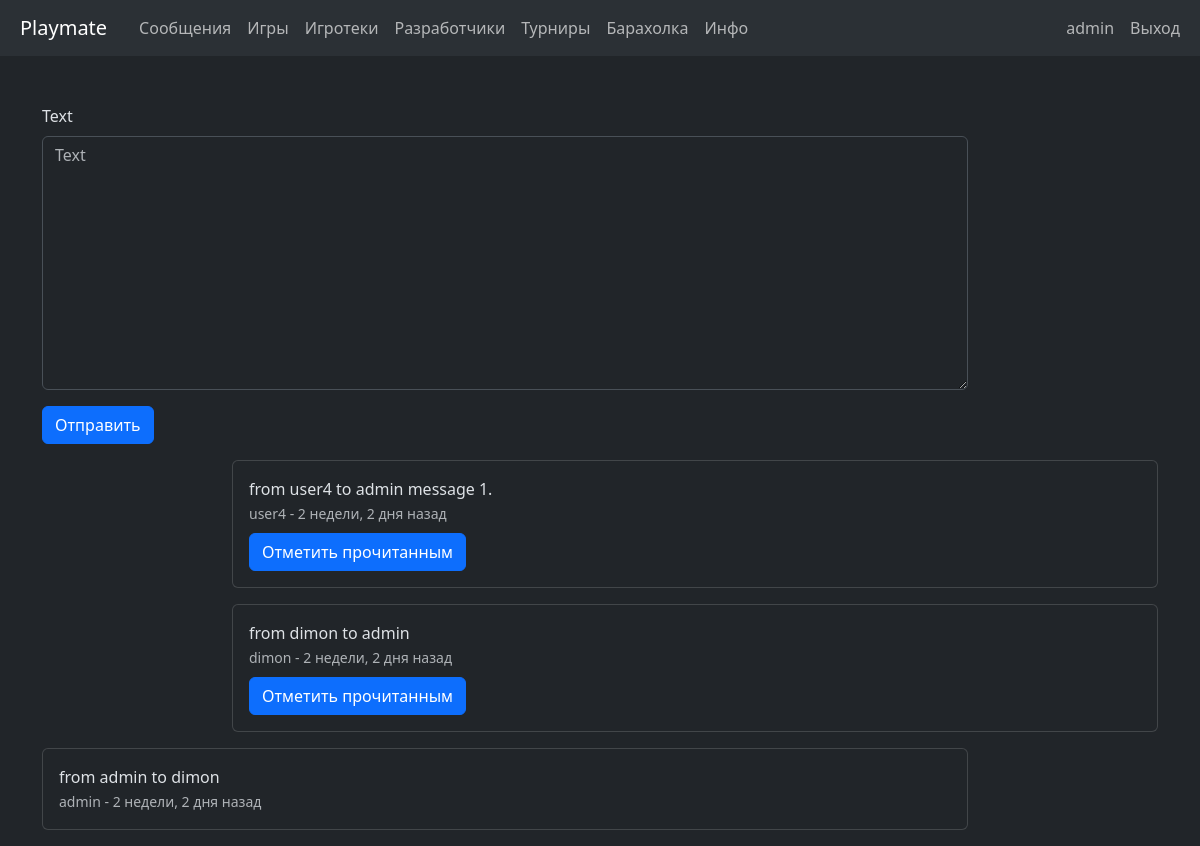
The page /main_app/playmate/1/messages/ (signed in) on the database as committed earlier.
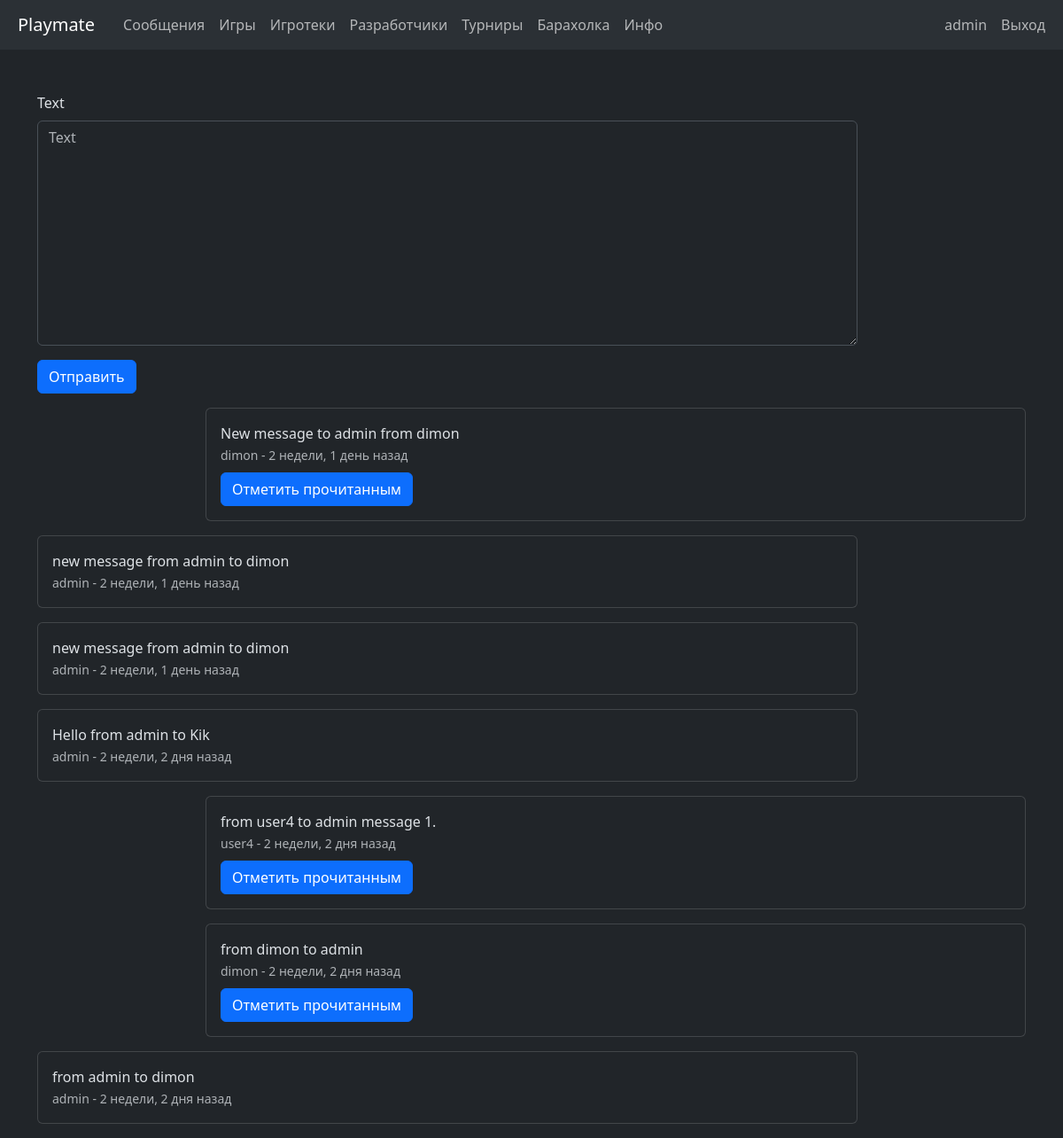
The same page on the database as committed later.
### main_app/models.py (models this page shows)
class Message(models.Model):
    from_user = models.ForeignKey(User,
                                  on_delete=models.CASCADE,
                                  null=False,
                                  related_name='sent_messages')
    to_user = models.ForeignKey(User,
                                on_delete=models.CASCADE,
                                null=False,
                                related_name='received_messages')
    text = models.TextField(max_length=2000,
                            null=False,
                            blank=False)
    created_at = models.DateTimeField(default=timezone.now)
    read = models.BooleanField(default=False,
                               null=False)
    objects = models.Manager()
    mngr = MessagesManager()
    class Meta:
        verbose_name = "Сообщения"
        verbose_name_plural = "Сообщения"
        ordering = ['-created_at']

### main_app/views.py (the view, shortened to what this page needs)
class MessageCreateView(CreateView):
    model = Message
    fields = ['text']
    template_name = 'main_app/messages.html'
    def get_context_data(self, **kwargs):
        context = super().get_context_data(**kwargs)
        playmate_id = self.kwargs.get('pk')
        user = self.request.user
        message_filters = (Q(from_user__pk=playmate_id) | Q(to_user__pk=playmate_id))
        context['messages'] = Message.mngr.get_my_msgs(user=user).filter(message_filters)
        return context

### main_app/models.py (called while the page is built)
    def get_my_msgs(self, user):
        return self.filter(Q(to_user=user) | Q(from_user=user))

### main_app/templatetags/active_page.py (called while the page is built)
@register.simple_tag
def active_url(request, path_name, *args, **kwargs):
    try:
        url = reverse(path_name, args=args, kwargs=kwargs)
        if url == request.path:
            return 'active'
    except NoReverseMatch:
        pass
    return ''

### templates/main_app/messages.html (shortened to what this page needs)
{% extends 'base.html' %}
{% load django_bootstrap5 %}
{% block content %}
<div class="container-sm mt-5">
    <div class="row mb-3 justify-content-start">
        <div class="col-10">
            <form method="post" class="form">
                {% bootstrap_form form %}
                {% bootstrap_button button_type='submit' content='Отправить' %}
            </form>
        </div>
    </div>
    {% for message in messages %}
        <div class="row mb-3 {% if message.from_user == request.user %}justify-content-start{% else %}justify-content-end{% endif %}">
            <div class="col-10">
                <div class="card">
                    <div class="card-body">
                        <p class="card-text mb-0">{{ message.text }}</p>
                        <small class="text-muted">
                            {{ message.from_user.username }} - {{ message.created_at|timesince }} назад
                        </small>
                        {% if message.to_user == request.user %}
                            {% if message.read == True %}
                                <button class="btn btn-primary" disabled>
                                    Прочитано
                                </button>
                            {% else %}
                            <div class="mt-2">
                                <a href="do-message-read" class="btn btn-primary">
                                Отметить прочитанным
                                </a>
                            </div>
                            {% endif %}
                        {% endif %}
                    </div>
                </div>
            </div>
        </div>
    {% endfor %}
</div>
{% endblock %}

### templates/base.html (shortened to what this page needs)
{% load django_bootstrap5 %}
{% load static %}
<!DOCTYPE html>
<html lang="ru" data-bs-theme="dark">
<head>
    {% bootstrap_css %}
</head>
<body>
    {% include "navigation.html" %}
    {% block content %}{% endblock %}
</body>
</html>

### templates/navigation.html (shortened to what this page needs)
{% load active_page %}
<nav class="navbar navbar-expand-lg bg-body-tertiary">
  <div class="container-fluid">
    <div class="collapse navbar-collapse" id="navbarSupportedContent">
      <ul class="navbar-nav me-auto mb-2 mb-lg-0">
        <li class="nav-item" lang="en">
          <a class="nav-link {% active_url request 'home_page' %} navbar-brand" href="/">Playmate</a>
        </li>
        <li class="nav-item">
          <a class="nav-link {% active_url request 'main:playmates' %}"
             href="{% url 'main:playmates' %}">Сообщения</a>
        </li>
        <li class="nav-item">
          <a class="nav-link {% active_url request 'main:games' %}"
             href="{% url 'main:games' %}">Игры</a>
        </li>
        <li class="nav-item">
          <a class="nav-link {% active_url request 'main:game_anns' %}"
             href="{% url 'main:game_anns' %}">Игротеки</a>
        </li>
        <li class="nav-item">
          <a class="nav-link {% active_url request 'main:test_anns' %}"
             href="{% url 'main:test_anns' %}">Разработчики</a>
        </li>
        <li class="nav-item">
          <a class="nav-link {% active_url request 'main:tournament_anns' %}"
             href="{% url 'main:tournament_anns' %}">Турниры</a>
        </li>
        <li class="nav-item">
          <a class="nav-link {% active_url request 'main:sale_anns' %}"
             href="{% url 'main:sale_anns' %}">Барахолка</a>
        </li>
        <li class="nav-item">
          <a class="nav-link {% active_url request '!!!!!!!!!!!!!!!!!!!!!!!' %}"
             href="#">Инфо</a>
        </li>
      </ul>
      <ul class="navbar-nav ms-auto mb-2 mb-lg-0">
          {% if user.is_authenticated %}
              <li class="nav-item">
                  <a class="nav-link {% active_url request 'accounts:profile' %}"
                     href="{% url 'accounts:profile' %}">
                      {{ user.username }}
                  </a>
              </li>
              <li class="nav-item">
                  <form action="{% url 'logout' %}" method="post">
                      <a class="nav-link" href="#" onclick="parentNode.submit()">Выход</a>
                  </form>
              </li>
          {% endif %}
      </ul>
    </div>
  </div>
</nav>

Rows that differ between the two databases and show on the page:
added Message: text "New message to admin from dimon", from_user.username "dimon", created_at "2 недели, 1 день", read "Отметить прочитанным"
added Message: text "new message from admin to dimon", from_user.username "admin", created_at "2 недели, 1 день"
added Message: text "new message from admin to dimon", from_user.username "admin", created_at "2 недели, 1 день"
added Message: text "Hello from admin to Kik", from_user.username "admin", created_at "2 недели, 2 дня"
